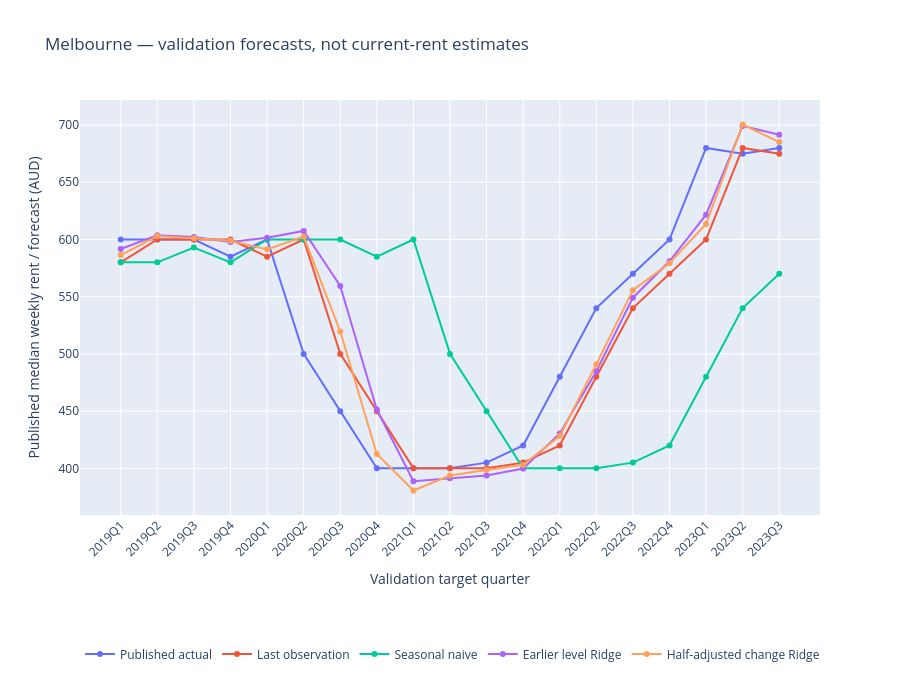

The code cell stored with this chart in its notebook:
### Markdown cell above
## 10. Chart: Melbourne's actual rents and validation forecasts

Melbourne is the same illustrative LGA used earlier, not a favourable case selected after viewing these scores. Only the validation dates appear. Hover over a forecast for its origin, actual and error. The plot contains no reserved final-period results and no new forecast beyond the source history.

### Code cell
EXAMPLE_LGA='Melbourne'
example=comparison.loc[comparison.rental_area_name.eq(EXAMPLE_LGA)].copy()
actual=example.loc[example.model.eq('last_observation')].sort_values('target_quarter')
fig=go.Figure()
fig.add_trace(go.Scatter(x=actual.target_quarter,y=actual.actual_weekly_rent_aud,name='Published actual',mode='lines+markers'))
for m in MODEL_ORDER:
    part=example.loc[example.model.eq(m)].sort_values('target_quarter')
    extra=part[['forecast_origin_quarter','actual_weekly_rent_aud','error_aud_week']].to_numpy()
    fig.add_trace(go.Scatter(x=part.target_quarter,y=part.forecast_weekly_rent_aud,name=MODEL_LABELS[m],
        mode='lines+markers',customdata=extra,
        hovertemplate='Target %{x}<br>Forecast $%{y:.2f}/week<br>Origin %{customdata[0]}<br>Actual $%{customdata[1]:.2f}<br>Error $%{customdata[2]:.2f}<extra>%{fullData.name}</extra>'))
fig.update_layout(title='Melbourne — validation forecasts, not current-rent estimates',
    xaxis_title='Validation target quarter',yaxis_title='Published median weekly rent / forecast (AUD)',
    height=680,legend=dict(orientation='h',y=-0.3),margin=dict(b=160),xaxis_tickangle=-45)
figures['04_melbourne_validation_forecasts.html']=fig;fig.show()

### Figure 1 — Plotly figure (JSON) as saved in the notebook; plotly's stock layout.template omitted (floating-point values rounded to 4 significant figures)
{"data": [{"mode": "lines+markers", "name": "Published actual", "type": "scatter", "x": ["2019Q1", "2019Q2", "2019Q3", "2019Q4", "2020Q1", "2020Q2", "2020Q3", "2020Q4", "2021Q1", "2021Q2", "2021Q3", "2021Q4", "2022Q1", "2022Q2", "2022Q3", "2022Q4", "2023Q1", "2023Q2", "2023Q3"], "y": [600.0, 600.0, 600.0, 585.0, 600.0, 500.0, 450.0, 400.0, 400.0, 400.0, 405.0, 420.0, 480.0, 540.0, 570.0, 600.0, 680.0, 675.0, 680.0]}, {"customdata": [["2018Q4", 600, -20], ["2019Q1", 600, 0], ["2019Q2", 600, 0], ["2019Q3", 585, 15], ["2019Q4", 600, -15], ["2020Q1", 500, 100], ["2020Q2", 450, 50], ["2020Q3", 400, 50], ["2020Q4", 400, 0], ["2021Q1", 400, 0], ["2021Q2", 405, -5], ["2021Q3", 420, -15], ["2021Q4", 480, -60], ["2022Q1", 540, -60], ["2022Q2", 570, -30], ["2022Q3", 600, -30], ["2022Q4", 680, -80], ["2023Q1", 675, 5], ["2023Q2", 680, -5]], "hovertemplate": "Target %{x}<br>Forecast $%{y:.2f}/week<br>Origin %{customdata[0]}<br>Actual $%{customdata[1]:.2f}<br>Error $%{customdata[2]:.2f}<extra>%{fullData.name}</extra>", "mode": "lines+markers", "name": "Last observation", "type": "scatter", "x": ["2019Q1", "2019Q2", "2019Q3", "2019Q4", "2020Q1", "2020Q2", "2020Q3", "2020Q4", "2021Q1", "2021Q2", "2021Q3", "2021Q4", "2022Q1", "2022Q2", "2022Q3", "2022Q4", "2023Q1", "2023Q2", "2023Q3"], "y": [580.0, 600.0, 600.0, 600.0, 585.0, 600.0, 500.0, 450.0, 400.0, 400.0, 400.0, 405.0, 420.0, 480.0, 540.0, 570.0, 600.0, 680.0, 675.0]}, {"customdata": [["2018Q4", 600, -20], ["2019Q1", 600, -20], ["2019Q2", 600, -7], ["2019Q3", 585, -5], ["2019Q4", 600, 0], ["2020Q1", 500, 100], ["2020Q2", 450, 150], ["2020Q3", 400, 185], ["2020Q4", 400, 200], ["2021Q1", 400, 100], ["2021Q2", 405, 45], ["2021Q3", 420, -20], ["2021Q4", 480, -80], ["2022Q1", 540, -140], ["2022Q2", 570, -165], ["2022Q3", 600, -180], ["2022Q4", 680, -200], ["2023Q1", 675, -135], ["2023Q2", 680, -110]], "hovertemplate": "Target %{x}<br>Forecast $%{y:.2f}/week<br>Origin %{customdata[0]}<br>Actual $%{customdata[1]:.2f}<br>Error $%{customdata[2]:.2f}<extra>%{fullData.name}</extra>", "mode": "lines+markers", "name": "Seasonal naive", "type": "scatter", "x": ["2019Q1", "2019Q2", "2019Q3", "2019Q4", "2020Q1", "2020Q2", "2020Q3", "2020Q4", "2021Q1", "2021Q2", "2021Q3", "2021Q4", "2022Q1", "2022Q2", "2022Q3", "2022Q4", "2023Q1", "2023Q2", "2023Q3"], "y": [580.0, 580.0, 593.0, 580.0, 600.0, 600.0, 600.0, 585.0, 600.0, 500.0, 450.0, 400.0, 400.0, 400.0, 405.0, 420.0, 480.0, 540.0, 570.0]}, {"customdata": [["2018Q4", 600, -8.358], ["2019Q1", 600, 3.758], ["2019Q2", 600, 2.074], ["2019Q3", 585, 12.72], ["2019Q4", 600, 1.507], ["2020Q1", 500, 107.5], ["2020Q2", 450, 109.4], ["2020Q3", 400, 51.42], ["2020Q4", 400, -11.31], ["2021Q1", 400, -8.593], ["2021Q2", 405, -11.33], ["2021Q3", 420, -20.19], ["2021Q4", 480, -49.52], ["2022Q1", 540, -55.09], ["2022Q2", 570, -20.85], ["2022Q3", 600, -19.06], ["2022Q4", 680, -58.38], ["2023Q1", 675, 24.26], ["2023Q2", 680, 11.46]], "hovertemplate": "Target %{x}<br>Forecast $%{y:.2f}/week<br>Origin %{customdata[0]}<br>Actual $%{customdata[1]:.2f}<br>Error $%{customdata[2]:.2f}<extra>%{fullData.name}</extra>", "mode": "lines+markers", "name": "Earlier level Ridge", "type": "scatter", "x": ["2019Q1", "2019Q2", "2019Q3", "2019Q4", "2020Q1", "2020Q2", "2020Q3", "2020Q4", "2021Q1", "2021Q2", "2021Q3", "2021Q4", "2022Q1", "2022Q2", "2022Q3", "2022Q4", "2023Q1", "2023Q2", "2023Q3"], "y": [591.6, 603.8, 602.1, 597.7, 601.5, 607.5, 559.4, 451.4, 388.7, 391.4, 393.7, 399.8, 430.5, 484.9, 549.1, 580.9, 621.6, 699.3, 691.5]}, {"customdata": [["2018Q4", 600, -13.63], ["2019Q1", 600, 3.038], ["2019Q2", 600, 1.182], ["2019Q3", 585, 13.93], ["2019Q4", 600, -8.623], ["2020Q1", 500, 102.5], ["2020Q2", 450, 69.63], ["2020Q3", 400, 12.51], ["2020Q4", 400, -19.36], ["2021Q1", 400, -6.293], ["2021Q2", 405, -6.445], ["2021Q3", 420, -16.96], ["2021Q4", 480, -51.8], ["2022Q1", 540, -49.07], ["2022Q2", 570, -14.31], ["2022Q3", 600, -20.76], ["2022Q4", 680, -66.44], ["2023Q1", 675, 25.48], ["2023Q2", 680, 5.146]], "hovertemplate": "Target %{x}<br>Forecast $%{y:.2f}/week<br>Origin %{customdata[0]}<br>Actual $%{customdata[1]:.2f}<br>Error $%{customdata[2]:.2f}<extra>%{fullData.name}</extra>", "mode": "lines+markers", "name": "Half-adjusted change Ridge", "type": "scatter", "x": ["2019Q1", "2019Q2", "2019Q3", "2019Q4", "2020Q1", "2020Q2", "2020Q3", "2020Q4", "2021Q1", "2021Q2", "2021Q3", "2021Q4", "2022Q1", "2022Q2", "2022Q3", "2022Q4", "2023Q1", "2023Q2", "2023Q3"], "y": [586.4, 603.0, 601.2, 598.9, 591.4, 602.5, 519.6, 412.5, 380.6, 393.7, 398.6, 403.0, 428.2, 490.9, 555.7, 579.2, 613.6, 700.5, 685.1]}], "layout": {"height": 680, "legend": {"orientation": "h", "y": -0.3}, "margin": {"b": 160}, "title": {"text": "Melbourne — validation forecasts, not current-rent estimates"}, "xaxis": {"tickangle": -45, "title": {"text": "Validation target quarter"}}, "yaxis": {"title": {"text": "Published median weekly rent / forecast (AUD)"}}}}
